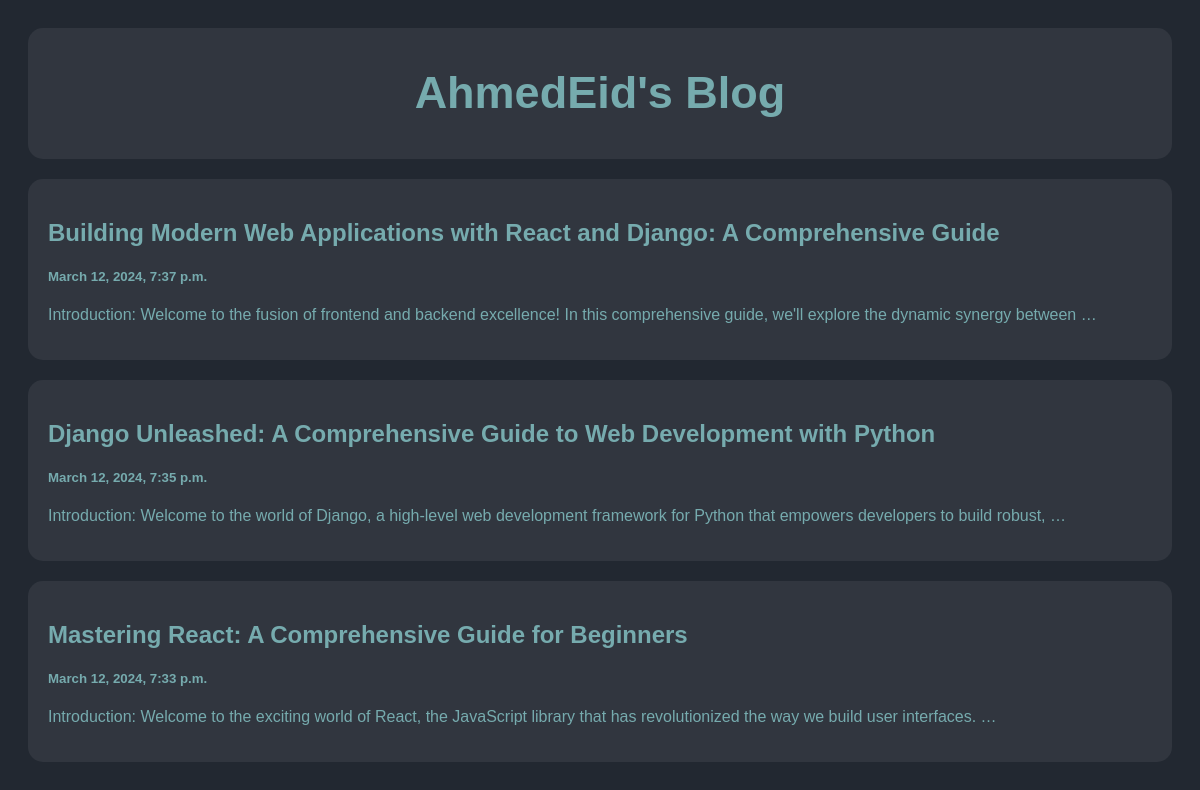
The page / on the database its author committed.
### posts/models.py (models this page shows)
class Post(models.Model):
    title = models.CharField(max_length=100)
    body = models.CharField(max_length=100000)
    created_at = models.DateTimeField(default=datetime.now, blank=True)

### posts/views.py (the view)
# urls.py: path('', views.index, name="index"),
def index(request):
    posts = Post.objects.order_by('created_at') #get the latest post at the top of the page
    return render(request, 'index.html', {'posts': posts})

### templates/index.html (shortened to what this page needs)
{% load static %}
<!DOCTYPE html>
<html>
<head>
<link rel="stylesheet" href="{% static "assets/style.css" %}">
</head>
<body>
<div class="header">
  <h2>AhmedEid's Blog</h2>
</div>
<div class="row">
  <div class="leftcolumn">
    {% for post in posts reversed %}
    <div class="card">
      <a href="/post/{{post.id}}">
        <h2>{{post.title}}</h2>
        <h5>{{post.created_at}}</h5>
        <p>{{post.body|truncatewords:20}}</p>
      </a>
    </div>
    {% endfor %}
  </div>
</div>
</body>
</html>

### static/assets/style.css (style rules this page uses)
* { box-sizing: border-box; }
body { font-family: Arial; padding: 20px; background: #222831; color: #76ABAE; }
a { text-decoration: none; color: #76ABAE; }
.header { background-color: #31363F; padding: 2px; font-size: 30px; text-align: center; border-radius: 15px; }
.leftcolumn { float: left; width: 100%; }
.card { background-color: #31363F; border-radius: 15px; padding: 20px; margin-top: 20px; }
.row:after { content: ""; display: table; clear: both; }

### rows shown on the page
Post: title "Building Modern Web Applications with React and Django: A Comprehensive Guide", created_at "March 12, 2024, 7:37 p.m.", body "Introduction: Welcome to the fusion of frontend and backend excellence! In this comprehensive guide, we'll explore the dynamic synergy between …"
Post: title "Django Unleashed: A Comprehensive Guide to Web Development with Python", created_at "March 12, 2024, 7:35 p.m.", body "Introduction: Welcome to the world of Django, a high-level web development framework for Python that empowers developers to build robust, …"
Post: title "Mastering React: A Comprehensive Guide for Beginners", created_at "March 12, 2024, 7:33 p.m.", body "Introduction: Welcome to the exciting world of React, the JavaScript library that has revolutionized the way we build user interfaces. …"
